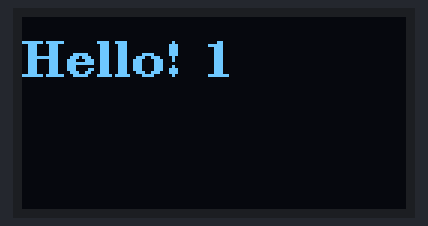
Bench run of a sketch on a simulated Arduino Uno, built with avr-gcc and run on an emulated ATmega328P. Shown: 128×64 one-colour display.

Above: at 0.1 s.
At 5.2 s:
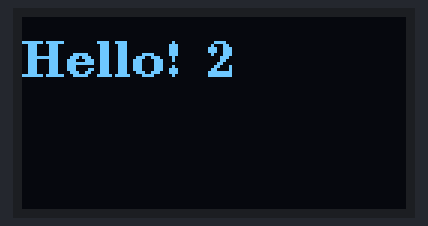
At 10.2 s:
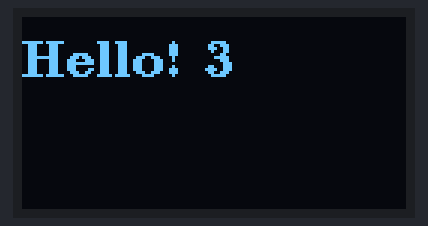
At 15.2 s:
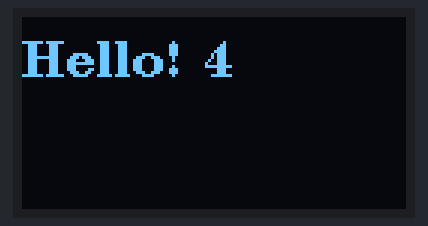
At 25.3 s:
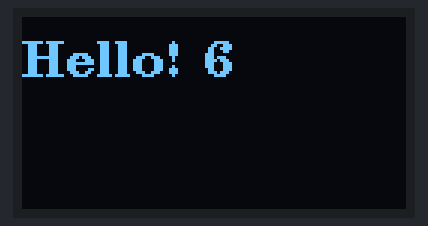
At 35.4 s:
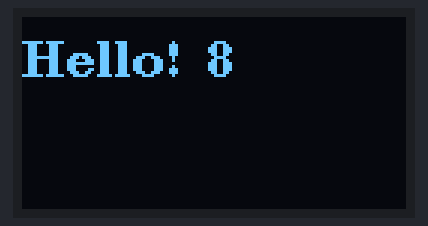

Measured:
- what the display in image 0 shows lasts 5.0 s, from 0.1 s to 5.1 s

The sketch:

OLED_Variable.ino
```cpp
#include <Arduino.h>
#include <U8g2lib.h>

#ifdef U8X8_HAVE_HW_SPI
#include <SPI.h>
#endif
#ifdef U8X8_HAVE_HW_I2C
#include <Wire.h>
#endif

U8G2_SSD1306_128X64_NONAME_F_HW_I2C u8g2(U8G2_R0, /* reset=*/ U8X8_PIN_NONE);
int a;

void setup(void) {
  u8g2.begin();
  u8g2.clearBuffer();          // clear the internal memory
  u8g2.setFont(u8g2_font_ncenB12_tr); // choose a suitable font

}

void loop(void) {
  a += 1;
  String b = "Hello!  ";
  b += a;
  char *z = b.c_str();
  u8g2.drawStr(0, 20, z);
  u8g2.sendBuffer();
  u8g2.clearBuffer();
  delay(5000);

}
```
